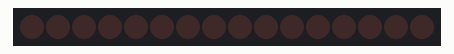
Recording of a program running on a simulated Raspberry Pi (BCM pin numbers). On the bench: 16 shift-register outputs drawn as a row of LEDs (first output left, lit = HIGH).

Above: at 0.16 s.
At 1.4 s:
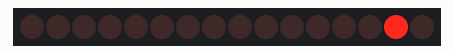
At 2.8 s:
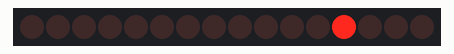
At 5.0 s:
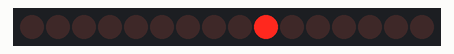
At 10.1 s:
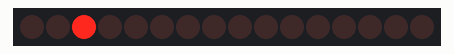
At 20.5 s:
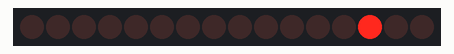
Timing chart, 0 to 21.2 s (numbered marks = the images above):
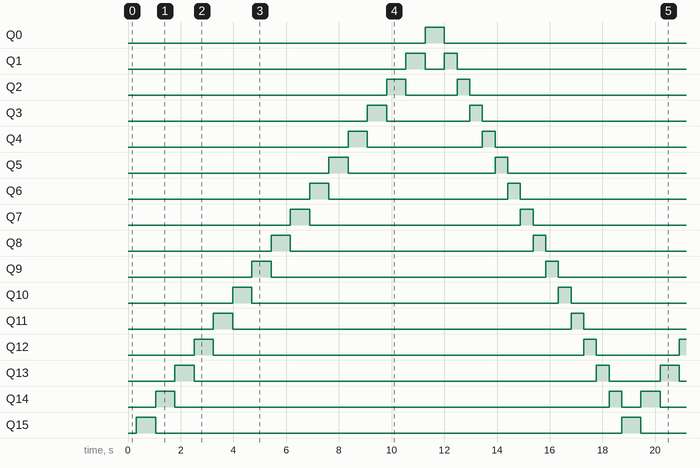

Measured:
- by itself, Q0, Q15: alternates HIGH for 0.73 s and LOW for 17.7 s
- by itself, Q1: LOW → HIGH at 10.5 s, → LOW 0.73 s later, → HIGH 0.73 s later, → LOW 0.48 s later, … (8 changes in this stretch)
- by itself, Q2: LOW → HIGH at 9.8 s, → LOW 0.73 s later, → HIGH 1.9 s later, → LOW 0.48 s later, … (8 changes in this stretch)
- by itself, Q3: LOW → HIGH at 9.1 s, → LOW 0.73 s later, → HIGH 3.2 s later, → LOW 0.48 s later, … (8 changes in this stretch)
- by itself, Q4: LOW → HIGH at 8.4 s, → LOW 0.73 s later, → HIGH 4.4 s later, → LOW 0.48 s later, … (8 changes in this stretch)
- by itself, Q5: LOW → HIGH at 7.6 s, → LOW 0.73 s later, → HIGH 5.6 s later, → LOW 0.48 s later, … (8 changes in this stretch)
- by itself, Q6: LOW → HIGH at 6.9 s, → LOW 0.73 s later, → HIGH 6.8 s later, → LOW 0.48 s later, … (8 changes in this stretch)
- by itself, Q7: LOW → HIGH at 6.2 s, → LOW 0.73 s later, → HIGH 8.0 s later, → LOW 0.48 s later, … (8 changes in this stretch)

The program:

Register_74HC595_V1.py
```python
import time
import RPi.GPIO as GPIO

class ShiftRegister74HC595():
    '''
    Clase para control del shift register 74HC595

    '''
    def __init__(self, data, clock, latch):
        '''
        Entrada: pines de la RB (modo BCM)
            data: pin data (modo BCM)
            clock: pin clock (modo BCM)
            latch: pin latch (modo BCM)
        Salida: -
        '''
        self.data = data
        self.clock = clock
        self.latch = latch
        GPIO.setmode(GPIO.BCM)
        GPIO.setup([data, clock, latch], GPIO.OUT)

    def emmagatzemar_bit(self, bit):
        '''
        Almacena un bit en el registro 595
        Entrada:
            bit: int con valores 0 o 1
        Salida: -
        '''
        GPIO.output(self.data, bit)
        time.sleep(0.01)
        GPIO.output(self.clock, GPIO.HIGH)
        time.sleep(0.01)
        GPIO.output(self.clock, GPIO.LOW)

    def emmagatzemar_valor(self, valor):
        '''
        Almacena un valor en el registro 595
        Admite Daisy Chain
        Entrada:
            valor: string con "0" y "1"
        '''
        for bit in valor:
            self.emmagatzemar_bit(int(bit))

    def mostrar_output(self):
        '''
        Muestra la salida del registro 595
        Entrada: -
        Salida: -
        '''
        GPIO.output(self.latch, GPIO.HIGH)
        time.sleep(0.01)
        GPIO.output(self.latch, GPIO.LOW)


DATA = 17
CLOCK = 4
LATCH = 18
registre = ShiftRegister74HC595(DATA, CLOCK, LATCH)


#byte = [1,0,0,0,0,0,0,0]


# Peripheral Configuration
# def peripheral_setup():
#     DATA = 17
#     CLOCK = 4
#     LATCH = 18
#     registre = ShiftRegister74HC595(DATA, CLOCK, LATCH)

# Peripheral Constructors
# Install interrupt handlers
#    GPIO.setmode(GPIO.BCM)
#    GPIO.setup([DATA, CLOCK, LATCH], GPIO.OUT)


def peripheral_loop_8bits():
#    byte = [random.randrange(0, 2) for element in range(8)]
    valor = "10000000"
    for _ in range(len(valor)):
        # print(byte)
        registre.emmagatzemar_valor(valor)
        registre.mostrar_output()
        time.sleep(.5)
        valor = valor[-1] + valor[:-1]             # Rotación hacia derecha
    valor = "00000010"
    for _ in range(len(valor) - 2):
        # print(byte)
        registre.emmagatzemar_valor(valor)
        registre.mostrar_output()
        time.sleep(0.2)
        valor = valor[1:] + valor[0]               # Rotación hacia la izquierda


def peripheral_loop_16bits():
    valor = "1000000000000000"
    for _ in range(len(valor)):
        # print(byte)
        registre.emmagatzemar_valor(valor)
        registre.mostrar_output()
        time.sleep(.4)
        valor = valor[-1] + valor[:-1]             # Rotación hacia derecha
    valor = "0000000000000010"
    for _ in range(len(valor) - 2):
        # print(byte)
        registre.emmagatzemar_valor(valor)
        registre.mostrar_output()
        time.sleep(0.15)
        valor = valor[1:] + valor[0]               # Rotación hacia la izquierda


'''
# Main function
def main():
    # peripheral_setup()		    # Setup

    while True:					# Infinite loop
        peripheral_loop()
'''
def main():
    try:
        while True:
            # peripheral_loop_8bits()
            peripheral_loop_16bits()

    except KeyboardInterrupt:
        GPIO.cleanup()


# Command line execution
if __name__ == '__main__':
    main()

'''
try:
    i = 0
    while True:
        for i in range(1, 20, 1):
            GPIO.output(pinbuzzer, GPIO.HIGH)

            time.sleep(i/10)
            GPIO.output(pinbuzzer, GPIO.LOW)
            time.sleep(i/10)

except KeyboardInterrupt:
    GPIO.cleanup()
'''
```
